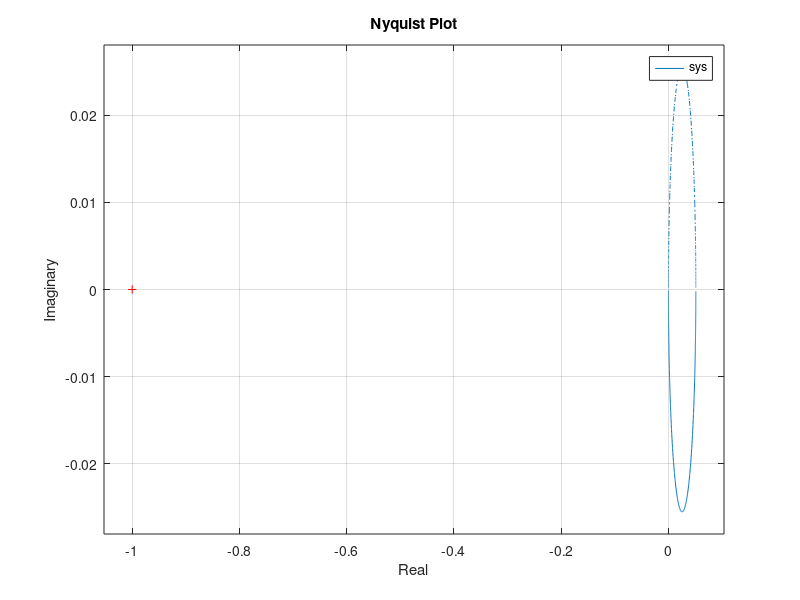

Recreate this plot in MATLAB.
% Define the transfer function
numerator = [1];
denominator = [78.4, 19.6];
sys = tf(numerator, denominator);

% Create the Nyquist plot
nyquist(sys);

% Add labels and a title
xlabel('Real');
ylabel('Imaginary');
title('Nyquist Plot');

% If you want to limit the frequency range of the plot, you can do this:
% nyquist(sys, w); % Replace 'w' with the desired frequency range

% If you want to save the plot as an image file, you can use the 'saveas' function:
% saveas(gcf, 'nyquist_plot.png');
